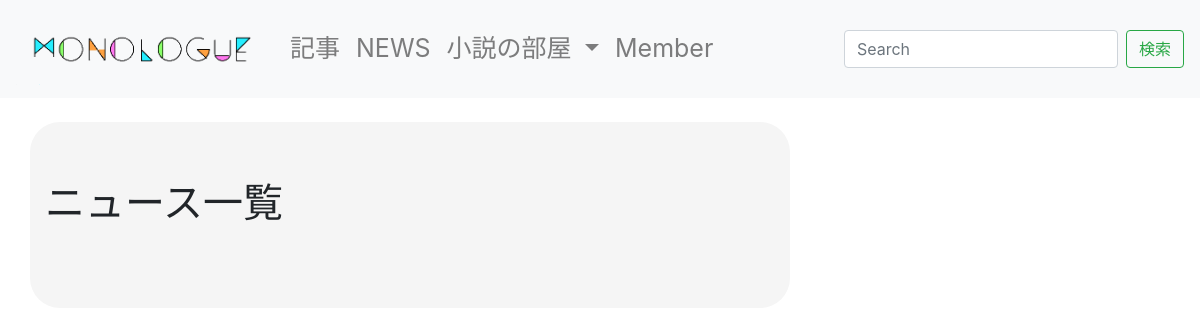
The page /news/ on the database as committed earlier.
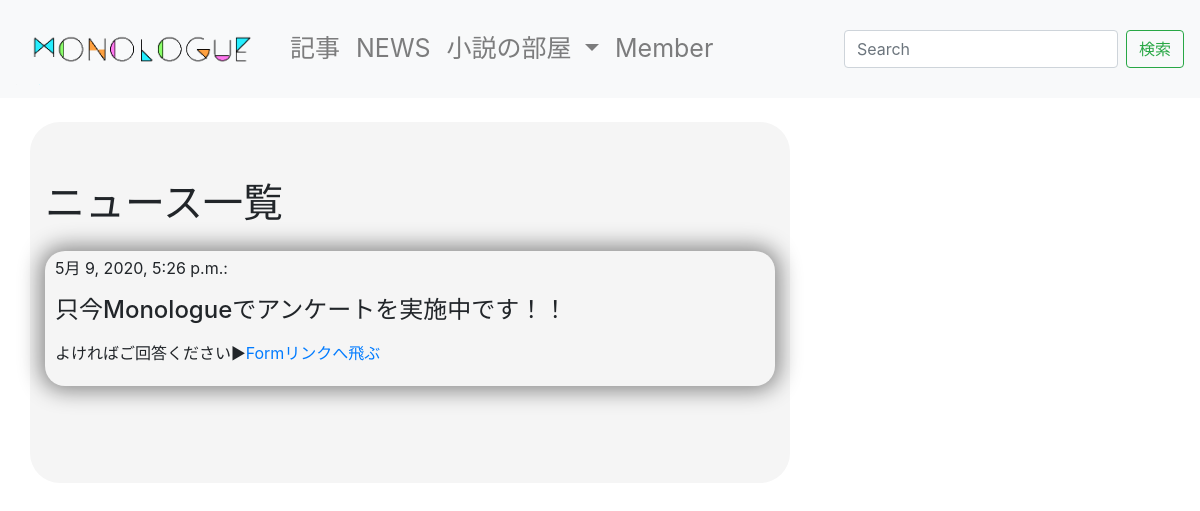
The same page on the database as committed later.
### blog/models.py (models this page shows, shortened)
class New(models.Model):
    title = models.CharField(max_length=255)
    text = MDTextField()
    created_at = models.DateTimeField(auto_now_add=True)
    def get_markdown_text_as_html2(self):
        return markdown(self.text)

### blog/views.py (the view)
# urls.py: path('news/', NewsView.as_view(), name='news'),
class NewsView(TemplateView):
    template_name = 'blog/news.html'
    paginate_by = 10
    def get(self, request, *args, **kwargs):
        context = {
            'news_list': New.objects.all().order_by('-created_at')
        }
        return self.render_to_response(context)

### dbsite/context_processors.py (called while the page is built)
def common(request):
    context = {
        'categories': Category.objects.annotate(
            num_posts=Count('post', filter=Q(post__is_public=True))),
        'tags': Tag.objects.annotate(
            num_posts=Count('post', filter=Q(post__is_public=True))),
    }
    return context

### blog/templates/blog/news.html (shortened to what this page needs)
{% extends "base.html" %}
{% block content %}
<div class="container">
  <div class="row">
    <main class="col-md-8">
      <h1 class="mb-4">ニュース一覧</h1>
      <div>
        {% for news in news_list %}
        <div class="news-outer">
          <p>{{ news.created_at }}: </p>
          <h4>{{ news.title }}</h4>
          <p>{{ news.get_markdown_text_as_html2|safe }}</p>
        </div>
        {% endfor %}
      </div>
    </main>
  </div>
</div>
{% endblock %}

Rows that differ between the two databases and show on the page:
added New: created_at "5月 9, 2020, 5:26 p.m.", title "只今Monologueでアンケートを実施中です！！", get_markdown_text_as_html2 "よければご回答ください▶︎ Formリンクへ飛ぶ"
